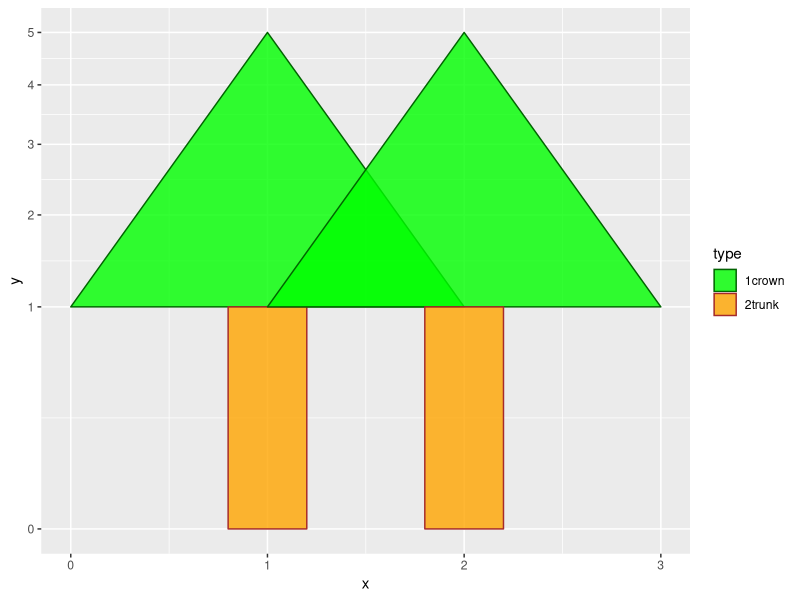

Generate this figure with R:
library(ggplot2)

b1 <- data.frame(x=c(0,1,2), y=c(1,5,1), id='1a', type='1crown')
b2 <- data.frame(x=c(0.8,0.8,1.2,1.2), y=c(0,1,1,0), id='1b', type='2trunk')
b3 <- data.frame(x=b1$x+1, y=b1$y, id='2a', type='1crown')
b4 <- data.frame(x=b2$x+1, y=b2$y, id='2b', type='2trunk')
blobs <- rbind(b1,b2,b3,b4)
ggplot() +
  geom_polygon(data=blobs, aes(x,y, group=id, fill=type, color=type), alpha=0.8)+
  scale_fill_manual(values=c('green','orange'))+
  scale_color_manual(values=c('darkgreen','brown'))+
  theme(legend.position = NULL)+
  scale_y_continuous(trans='sqrt')
